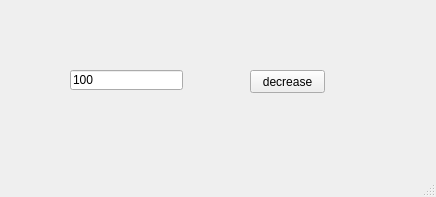
<?xml version="1.0" encoding="UTF-8"?>
<ui version="4.0">
 <class>MainWindow</class>
 <widget class="QMainWindow" name="MainWindow">
  <property name="geometry">
   <rect>
    <x>0</x>
    <y>0</y>
    <width>436</width>
    <height>197</height>
   </rect>
  </property>
  <property name="windowTitle">
   <string>MainWindow</string>
  </property>
  <widget class="QWidget" name="centralwidget">
   <widget class="QPushButton" name="pb">
    <property name="geometry">
     <rect>
      <x>250</x>
      <y>70</y>
      <width>75</width>
      <height>23</height>
     </rect>
    </property>
    <property name="text">
     <string>decrease</string>
    </property>
   </widget>
   <widget class="QLineEdit" name="le">
    <property name="geometry">
     <rect>
      <x>70</x>
      <y>70</y>
      <width>113</width>
      <height>20</height>
     </rect>
    </property>
    <property name="text">
     <string>100</string>
    </property>
   </widget>
  </widget>
  <widget class="QMenuBar" name="menubar">
   <property name="geometry">
    <rect>
     <x>0</x>
     <y>0</y>
     <width>436</width>
     <height>21</height>
    </rect>
   </property>
  </widget>
  <widget class="QStatusBar" name="statusbar"/>
 </widget>
 <resources/>
 <connections/>
</ui>
